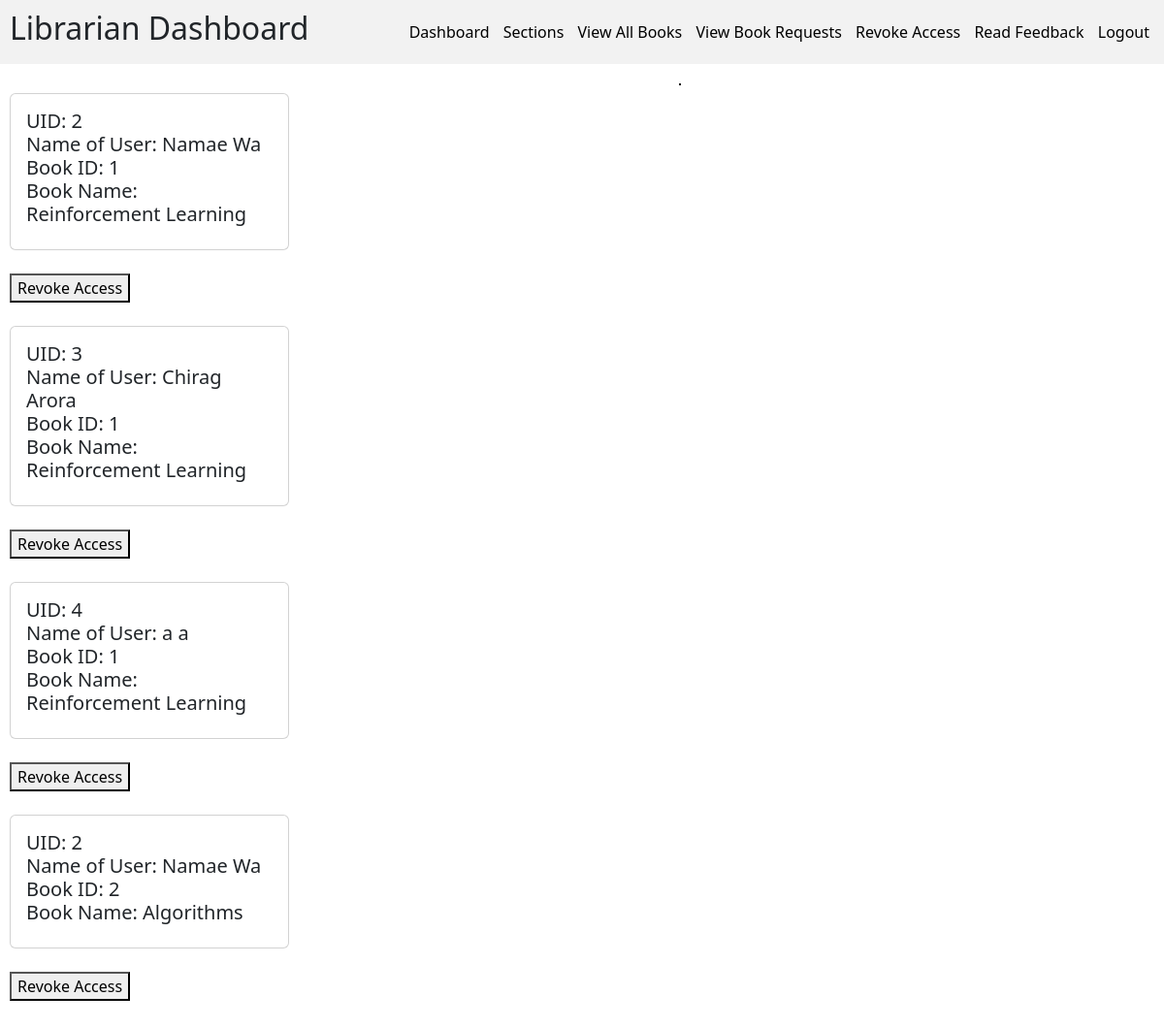
The app's page /librarianDashboard/revokeAccess/ (signed in), older data.
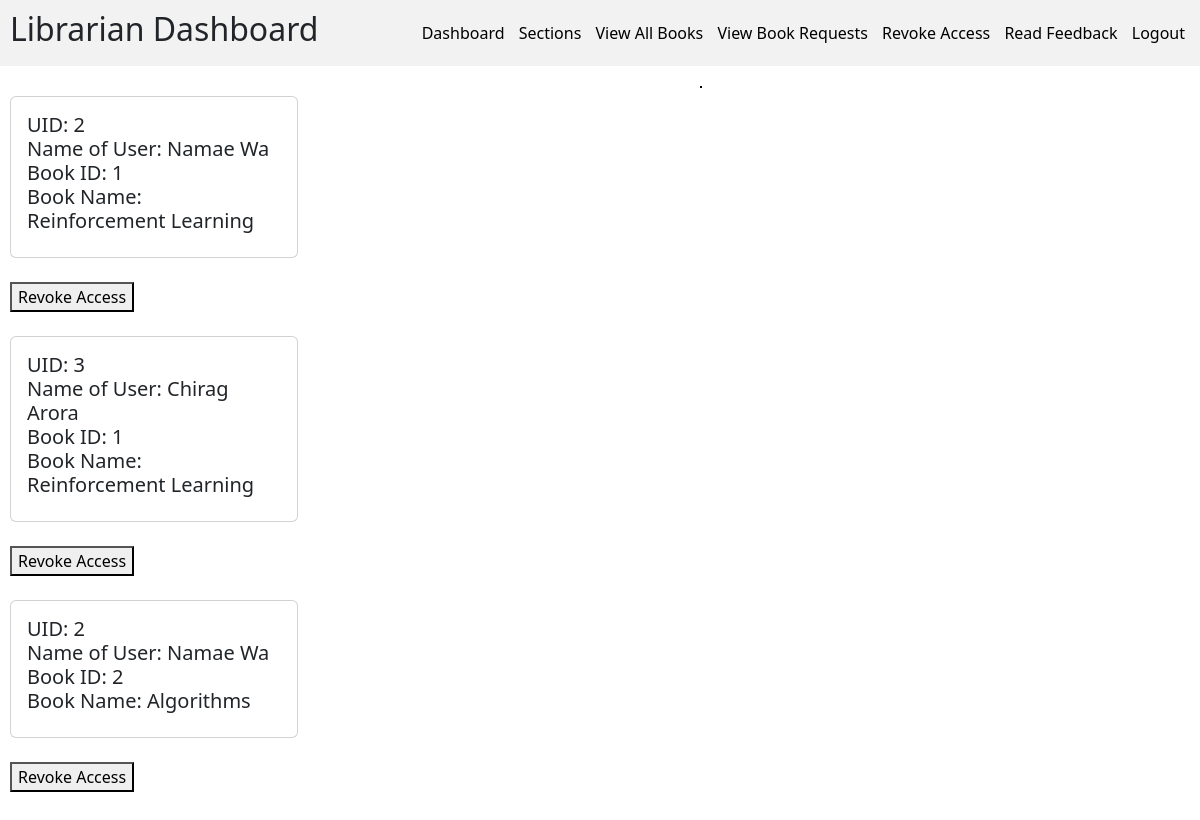
The same page, newer data.
### models.py (models this page shows)
class BookIssueModel(db.Model):
    __tablename__ = "book_issue"
    book_id = Column(Integer, ForeignKey("book.id"), primary_key=True)
    uid = Column(Integer, ForeignKey("user_login.id"), primary_key=True)
    date_of_issue = Column(Date, nullable=False)
    date_of_return = Column(Date, nullable=False)

class UserInfoModel(db.Model):
    __tablename__ = "user_info"
    uid = Column(Integer, ForeignKey("user_login.id"), unique=True, primary_key=True)
    first_name = Column(String(20), nullable=False)
    last_name = Column(String(20))
    role = Column(String(20), nullable=False)

class BookModel(db.Model):
    __tablename__ = "book"
    id = Column(Integer, primary_key=True, autoincrement=True)
    isbn = Column(String(13), nullable=False, unique=True)
    name = Column(String(100), nullable=False)
    page_count = Column(Integer, nullable=False)
    content = Column(String, nullable=False)
    publisher = Column(String(100), nullable=False)
    volume = Column(Integer, nullable = False)
    section_id = Column(Integer, ForeignKey("section.id"), nullable=False)
    search_word = Column(String(500), nullable=False)
    price = Column(Integer, nullable=False)

### app.py (the view)
        def wrapper(*args, **kwargs):
            info = UserInfoModel.query.filter_by(uid=current_user.id).first()
            if not info:
                return "Info not found", 404
            if info.role != role:
                return f"Only {role} user has access here", 400
            else:
                return function(*args, **kwargs)

### app.py (called while the page is built)
def check_role(role: str):
    def decorator(function: Callable):
        def wrapper(*args, **kwargs):
            info = UserInfoModel.query.filter_by(uid=current_user.id).first()
            if not info:
                return "Info not found", 404
            if info.role != role:
                return f"Only {role} user has access here", 400
            else:
                return function(*args, **kwargs)
        wrapper.__name__ = function.__name__
        return wrapper
    return decorator

@app.route("/librarianDashboard/revokeAccess/", methods=["GET"])
@login_required
@check_role(role="Librarian")
def librarianDashboarRevokeAccess():
    book_issues = (
        BookIssueModel.query.join(
            BookModel, onclause=BookIssueModel.book_id == BookModel.id
        )
        .join(UserInfoModel, onclause=UserInfoModel.uid == BookIssueModel.uid)
        .with_entities(
            BookIssueModel.book_id,
            BookModel.name,
            BookIssueModel.uid,
            UserInfoModel.first_name,
            UserInfoModel.last_name,
        )
        .all()
    )
    return render_template("revokeAccess.html", book_issues=book_issues)

### Templates/revokeAccess.html (shortened to what this page needs)
{% extends "librarianBase.html" %}
{% block content %}
<div>
    {% if not book_issues %}
    <h3>No Book Issues yet!</h3>
    {% else %}
    {% for book_issue in book_issues %}
    <div class="card" style="width: 18rem;">
        <div class="card-body">
            <h5>
                UID: {{book_issue.uid}} <br>
                Name of User: {{book_issue.first_name + ' ' + book_issue.last_name}} <br>
                Book ID: {{book_issue.book_id}} <br>
                Book Name: {{book_issue.name}} <br>
            </h5>
        </div>
    </div>
    <br>
    <a href="/revokeAccess?id={{book_issue.book_id}}&uid={{book_issue.uid}}"><button>Revoke Access</button></a> <br> <br>
    {% endfor %}
    {% endif %}
</div>
{% endblock %}

Row changes from the older to the newer data that the page shows:
removed BookIssueModel: uid "4", first_name "a a", book_id "1", name "Reinforcement Learning"
